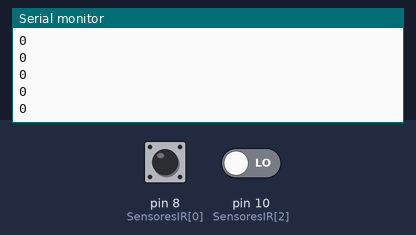
A sketch run on a simulated Arduino Uno, built with avr-gcc and run on an emulated ATmega328P. Parts: the last lines printed to the serial monitor. The inputs (shaded band) are chosen by the test bench; at power-on: pin 8 (SensoresIR[0]) LOW, pin 10 (SensoresIR[2]) LOW.

Above: at 1.2 s.
1.3 s: pin 8 (SensoresIR[0]) driven HIGH
At 1.9 s:
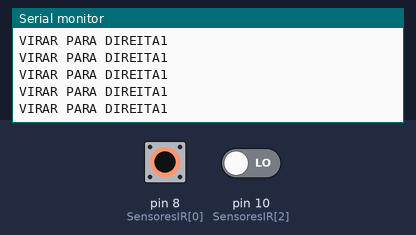
3.2 s: pin 10 (SensoresIR[2]) driven HIGH
At 3.38 s:
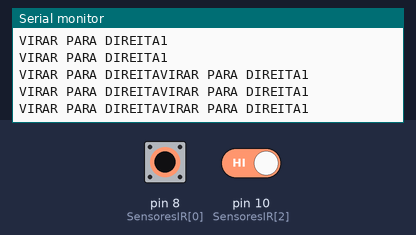
5.1 s: pin 8 (SensoresIR[0]) driven LOW
At 5.16 s:
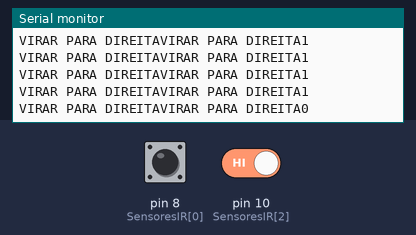
6.6 s: pin 8 (SensoresIR[0]) pulsed HIGH 2 times (0.12 s each, 0.3 s apart)
10.2 s: pin 8 (SensoresIR[0]) driven HIGH
13.2 s: pin 10 (SensoresIR[2]) driven LOW
At 14.2 s:
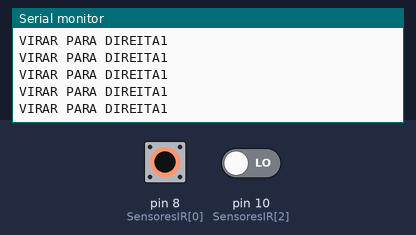

Measured:
- after the input at 1.3 s, the serial monitor: prints a new line after 0.07 s (image 1)
- after the input at 3.2 s, the serial monitor: prints a new line after 0.07 s (image 2)
- after the input at 5.1 s, the serial monitor: prints a new line at once (image 3)
- after the input at 13.2 s, the serial monitor: prints a new line after 0.07 s (image 4)

The sketch:

sensorIR.ino
```cpp
//POSIÇÃO 0 =ESQ, POSIÇÃO 1 = CENTRO, POSIÇÃO 2 = DIR
int SensoresIR[] = {8, 9, 10};


void setup(){

  pinMode(SensoresIR, INPUT); //DEFINE O PINO COMO ENTRADA
 Serial.begin(9600);
}

void loop(){
        Serial.println(digitalRead(SensoresIR[0]));

 if(digitalRead(SensoresIR[0]) == HIGH){

      Serial.print("VIRAR PARA DIREITA");

  }
   if(digitalRead(SensoresIR[2]) == HIGH){

      Serial.print("VIRAR PARA DIREITA");

  }

}
```
